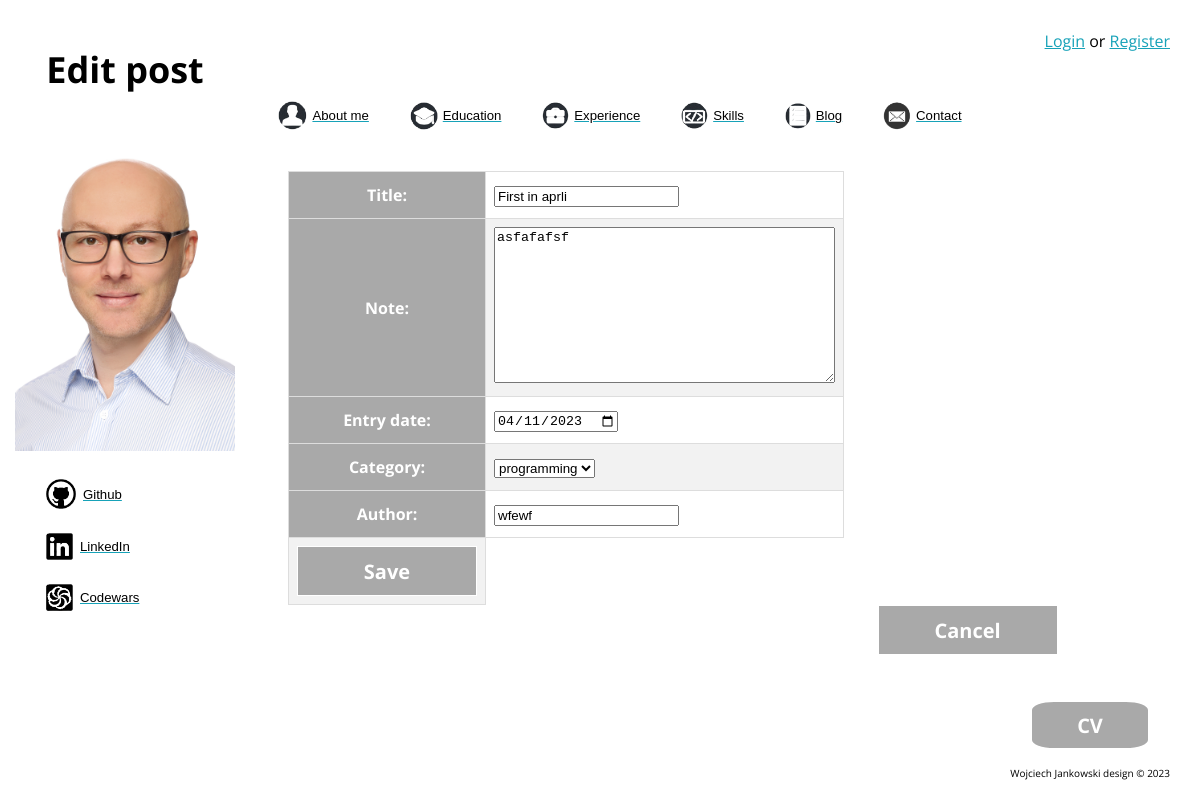
Page /blog/edit/post/11/ on the committed database.
### blog/models.py (models this page shows)
class Blog(models.Model):
    title = models.CharField(max_length=200)
    note = models.TextField()
    entry_date = models.DateField(auto_now=False)
    category = models.CharField(max_length=1, choices=(("p", "programming"), ("i", "interests"), ("l", "life")))
    author = models.CharField(max_length=30)
    class Meta:
        verbose_name = "Blog"
        verbose_name_plural = "Blog"

### blog/views.py (the view)
# urls.py: path('edit/post/<int:id>/', views.post_edit, name='post_edit'),
def post_edit(request, id):
    post = get_object_or_404(Blog, id=id)
    if request.method == "POST":
        form = BlogModelForm(request.POST)
        if form.is_valid():
            post.title = form.cleaned_data['title']
            post.note = form.cleaned_data['note']
            post.entry_date = form.cleaned_data['entry_date']
            post.category = form.cleaned_data['category']
            post.author = form.cleaned_data['author']
            post.save()
            return redirect('post_detail', id=post.id)
    else:
        initial = {'title': post.title, 'note': post.note, 'entry_date': post.entry_date, 'category': post.category,
                   'author': post.author}
        form = BlogModelForm(initial=initial)
        ctx = {'form': form,
               'site_name': "Edit post"}
    return render(request=request, template_name='blog/create_post.html', context=ctx)

### blog/forms.py
class BlogModelForm(forms.ModelForm):
    class Meta:
        model = Blog
        fields = '__all__'
        labels = {'title': "Title"}, {'note': "Content of post"}
        widgets = {'entry_date': DateInput(attrs={'type': 'date'})}

### blog/templates/blog/create_post.html (shortened to what this page needs)
{% extends "aboutme/base.html" %}
{% load static %}
{% block main_content %}
<div class="container">
    <form method="POST" novalidate>
        <table id="data" style="display: grid">
            {{ form }}
            <tr style="text-align: center;">
                <td><input class="next" type="submit" value="Save"></td>
            </tr>
        </table>
    </form>
    <a href="{% url 'calendar_current' %}">
        <button class="next" style="float:right;">Cancel</button></a>
</div>
<a href="{% static 'aboutme/files/cv.pdf' %}"><button class="button">CV</button></a>
{% endblock %}

### aboutme/static/aboutme/css/style.css (style rules this page uses)
html { font-family: 'Open Sans', sans-serif; }
body { background-size: 100% 100%; background-repeat: no-repeat; background-position: top; background-attachment: fixed; }
.button { position: fixed; bottom: 50px; right: 50px; background-color: darkgrey; border: 2px solid white; border-radius: 20%; width: 120px; height: 50px; font-size: 20px; color: white; font-weight: bold; cursor: pointer; transition: all 0.25s; font-family: 'Open Sans', sans-serif; }
.next { background-color: darkgrey; border: 1px solid white; width: 180px; height: 50px; font-size: 20px; color: white; font-weight: bold; cursor: pointer; transition: all 0.25s; font-family: 'Open Sans', sans-serif; }
.container { width: 65%; height: auto; margin-left:280px; margin-top:40px; }
#data { border-collapse: collapse; width: 100%; border-radius: 10%; }
#data td, #data th { border: 1px solid #ddd; padding: 8px; }
#data tr:nth-child(even) { background-color: #f2f2f2; }
#data th { padding-top: 12px; padding-bottom: 12px; text-align: center; background-color: darkgrey; color: white; }
a { color: #17a2b8; }

### rows in the picture
Blog: title "First in aprli", note "asfafafsf", entry_date "04/11/2023", category "programming", author "wfewf"

### other values in the picture
{{ site_name }} "Edit post"
